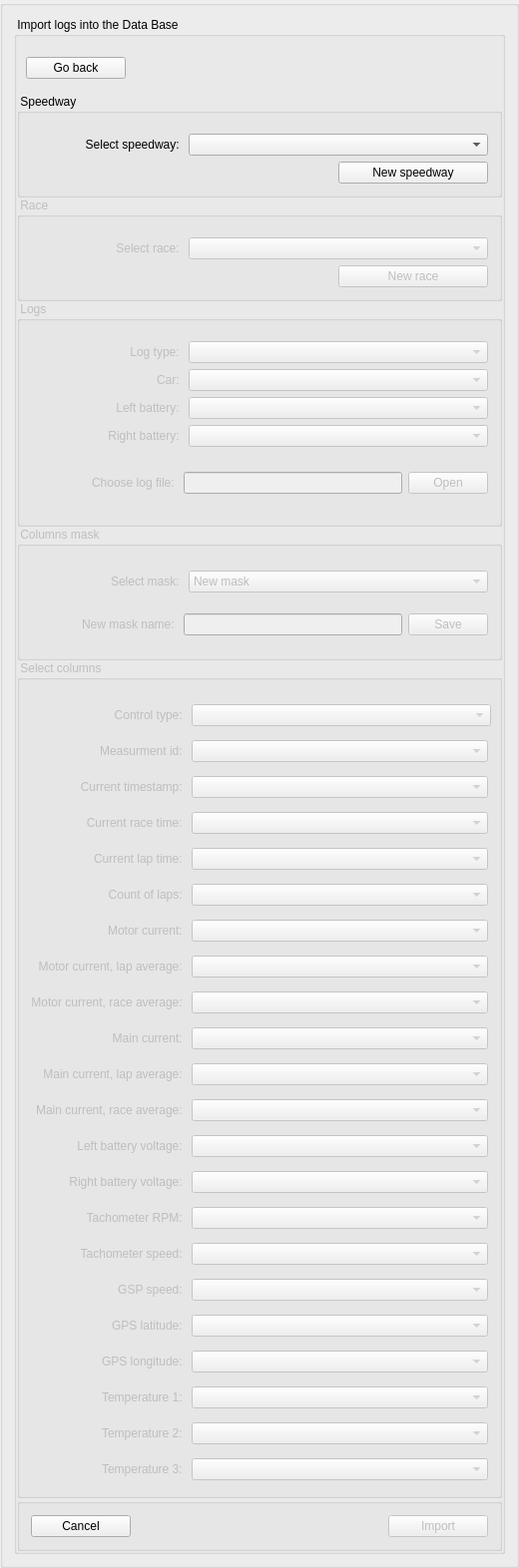
<?xml version="1.0" encoding="UTF-8"?>
<ui version="4.0">
 <class>WgtImport</class>
 <widget class="QWidget" name="WgtImport">
  <property name="geometry">
   <rect>
    <x>0</x>
    <y>0</y>
    <width>512</width>
    <height>1502</height>
   </rect>
  </property>
  <property name="sizePolicy">
   <sizepolicy hsizetype="Maximum" vsizetype="Maximum">
    <horstretch>0</horstretch>
    <verstretch>0</verstretch>
   </sizepolicy>
  </property>
  <property name="windowTitle">
   <string>WgtImport</string>
  </property>
  <layout class="QVBoxLayout" name="verticalLayout_9">
   <property name="spacing">
    <number>0</number>
   </property>
   <property name="leftMargin">
    <number>0</number>
   </property>
   <property name="topMargin">
    <number>0</number>
   </property>
   <property name="rightMargin">
    <number>0</number>
   </property>
   <property name="bottomMargin">
    <number>0</number>
   </property>
   <item>
    <widget class="QGroupBox" name="groupBox">
     <property name="sizePolicy">
      <sizepolicy hsizetype="Maximum" vsizetype="Maximum">
       <horstretch>0</horstretch>
       <verstretch>0</verstretch>
      </sizepolicy>
     </property>
     <property name="title">
      <string/>
     </property>
     <layout class="QVBoxLayout" name="verticalLayout_8">
      <item>
       <widget class="QGroupBox" name="groupBox_3">
        <property name="sizePolicy">
         <sizepolicy hsizetype="Maximum" vsizetype="Minimum">
          <horstretch>0</horstretch>
          <verstretch>0</verstretch>
         </sizepolicy>
        </property>
        <property name="minimumSize">
         <size>
          <width>492</width>
          <height>0</height>
         </size>
        </property>
        <property name="title">
         <string> Import logs into the Data Base </string>
        </property>
        <layout class="QVBoxLayout" name="verticalLayout_5">
         <property name="spacing">
          <number>0</number>
         </property>
         <property name="leftMargin">
          <number>0</number>
         </property>
         <property name="topMargin">
          <number>20</number>
         </property>
         <property name="rightMargin">
          <number>0</number>
         </property>
         <property name="bottomMargin">
          <number>0</number>
         </property>
         <item>
          <layout class="QHBoxLayout" name="horizontalLayout_6">
           <property name="spacing">
            <number>0</number>
           </property>
           <item>
            <spacer name="horizontalSpacer">
             <property name="orientation">
              <enum>Qt::Horizontal</enum>
             </property>
             <property name="sizeType">
              <enum>QSizePolicy::Maximum</enum>
             </property>
             <property name="sizeHint" stdset="0">
              <size>
               <width>9</width>
               <height>20</height>
              </size>
             </property>
            </spacer>
           </item>
           <item>
            <widget class="QPushButton" name="go_back_btn">
             <property name="sizePolicy">
              <sizepolicy hsizetype="Maximum" vsizetype="Fixed">
               <horstretch>0</horstretch>
               <verstretch>0</verstretch>
              </sizepolicy>
             </property>
             <property name="minimumSize">
              <size>
               <width>100</width>
               <height>0</height>
              </size>
             </property>
             <property name="text">
              <string>Go back</string>
             </property>
            </widget>
           </item>
           <item>
            <spacer name="horizontalSpacer_2">
             <property name="orientation">
              <enum>Qt::Horizontal</enum>
             </property>
             <property name="sizeHint" stdset="0">
              <size>
               <width>40</width>
               <height>20</height>
              </size>
             </property>
            </spacer>
           </item>
          </layout>
         </item>
         <item>
          <spacer name="verticalSpacer_2">
           <property name="orientation">
            <enum>Qt::Vertical</enum>
           </property>
           <property name="sizeType">
            <enum>QSizePolicy::Maximum</enum>
           </property>
           <property name="sizeHint" stdset="0">
            <size>
             <width>20</width>
             <height>15</height>
            </size>
           </property>
          </spacer>
         </item>
         <item>
          <widget class="QGroupBox" name="sp_box">
           <property name="sizePolicy">
            <sizepolicy hsizetype="Expanding" vsizetype="Maximum">
             <horstretch>0</horstretch>
             <verstretch>0</verstretch>
            </sizepolicy>
           </property>
           <property name="minimumSize">
            <size>
             <width>0</width>
             <height>0</height>
            </size>
           </property>
           <property name="maximumSize">
            <size>
             <width>16777215</width>
             <height>16777215</height>
            </size>
           </property>
           <property name="title">
            <string> Speedway </string>
           </property>
           <layout class="QVBoxLayout" name="verticalLayout">
            <property name="topMargin">
             <number>20</number>
            </property>
            <item>
             <layout class="QVBoxLayout" name="sp_lay">
              <item>
               <layout class="QHBoxLayout" name="horizontalLayout">
                <item>
                 <widget class="QLabel" name="label">
                  <property name="text">
                   <string>Select speedway: </string>
                  </property>
                  <property name="alignment">
                   <set>Qt::AlignRight|Qt::AlignTrailing|Qt::AlignVCenter</set>
                  </property>
                 </widget>
                </item>
                <item>
                 <widget class="QComboBox" name="sp_list">
                  <property name="sizePolicy">
                   <sizepolicy hsizetype="Maximum" vsizetype="Fixed">
                    <horstretch>0</horstretch>
                    <verstretch>0</verstretch>
                   </sizepolicy>
                  </property>
                  <property name="minimumSize">
                   <size>
                    <width>300</width>
                    <height>0</height>
                   </size>
                  </property>
                 </widget>
                </item>
               </layout>
              </item>
              <item alignment="Qt::AlignRight">
               <widget class="QPushButton" name="sp_btn">
                <property name="sizePolicy">
                 <sizepolicy hsizetype="Maximum" vsizetype="Fixed">
                  <horstretch>0</horstretch>
                  <verstretch>0</verstretch>
                 </sizepolicy>
                </property>
                <property name="minimumSize">
                 <size>
                  <width>150</width>
                  <height>0</height>
                 </size>
                </property>
                <property name="maximumSize">
                 <size>
                  <width>150</width>
                  <height>16777215</height>
                 </size>
                </property>
                <property name="layoutDirection">
                 <enum>Qt::LeftToRight</enum>
                </property>
                <property name="text">
                 <string>New speedway</string>
                </property>
               </widget>
              </item>
             </layout>
            </item>
           </layout>
          </widget>
         </item>
         <item>
          <widget class="QGroupBox" name="race_box">
           <property name="enabled">
            <bool>false</bool>
           </property>
           <property name="sizePolicy">
            <sizepolicy hsizetype="Expanding" vsizetype="Maximum">
             <horstretch>0</horstretch>
             <verstretch>0</verstretch>
            </sizepolicy>
           </property>
           <property name="minimumSize">
            <size>
             <width>460</width>
             <height>0</height>
            </size>
           </property>
           <property name="title">
            <string> Race </string>
           </property>
           <layout class="QVBoxLayout" name="verticalLayout_3">
            <property name="topMargin">
             <number>20</number>
            </property>
            <item>
             <layout class="QVBoxLayout" name="race_lay">
              <item>
               <layout class="QHBoxLayout" name="horizontalLayout_2">
                <item>
                 <widget class="QLabel" name="label_2">
                  <property name="text">
                   <string>Select race: </string>
                  </property>
                  <property name="alignment">
                   <set>Qt::AlignRight|Qt::AlignTrailing|Qt::AlignVCenter</set>
                  </property>
                 </widget>
                </item>
                <item>
                 <widget class="QComboBox" name="race_list">
                  <property name="sizePolicy">
                   <sizepolicy hsizetype="Maximum" vsizetype="Fixed">
                    <horstretch>0</horstretch>
                    <verstretch>0</verstretch>
                   </sizepolicy>
                  </property>
                  <property name="minimumSize">
                   <size>
                    <width>300</width>
                    <height>0</height>
                   </size>
                  </property>
                 </widget>
                </item>
               </layout>
              </item>
              <item alignment="Qt::AlignRight">
               <widget class="QPushButton" name="race_btn">
                <property name="sizePolicy">
                 <sizepolicy hsizetype="Maximum" vsizetype="Fixed">
                  <horstretch>0</horstretch>
                  <verstretch>0</verstretch>
                 </sizepolicy>
                </property>
                <property name="minimumSize">
                 <size>
                  <width>150</width>
                  <height>0</height>
                 </size>
                </property>
                <property name="text">
                 <string>New race</string>
                </property>
               </widget>
              </item>
             </layout>
            </item>
           </layout>
          </widget>
         </item>
         <item>
          <widget class="QGroupBox" name="lg_box">
           <property name="enabled">
            <bool>false</bool>
           </property>
           <property name="sizePolicy">
            <sizepolicy hsizetype="Expanding" vsizetype="Maximum">
             <horstretch>0</horstretch>
             <verstretch>0</verstretch>
            </sizepolicy>
           </property>
           <property name="title">
            <string> Logs </string>
           </property>
           <layout class="QVBoxLayout" name="verticalLayout_6">
            <property name="topMargin">
             <number>20</number>
            </property>
            <item>
             <layout class="QGridLayout" name="gridLayout">
              <item row="3" column="0">
               <widget class="QLabel" name="label_5">
                <property name="text">
                 <string>Right battery: </string>
                </property>
                <property name="alignment">
                 <set>Qt::AlignRight|Qt::AlignTrailing|Qt::AlignVCenter</set>
                </property>
               </widget>
              </item>
              <item row="5" column="0" colspan="2">
               <layout class="QHBoxLayout" name="horizontalLayout_3">
                <item>
                 <widget class="QLabel" name="label_6">
                  <property name="sizePolicy">
                   <sizepolicy hsizetype="Expanding" vsizetype="Minimum">
                    <horstretch>0</horstretch>
                    <verstretch>0</verstretch>
                   </sizepolicy>
                  </property>
                  <property name="minimumSize">
                   <size>
                    <width>120</width>
                    <height>60</height>
                   </size>
                  </property>
                  <property name="text">
                   <string>Choose log file: </string>
                  </property>
                  <property name="alignment">
                   <set>Qt::AlignRight|Qt::AlignTrailing|Qt::AlignVCenter</set>
                  </property>
                 </widget>
                </item>
                <item>
                 <widget class="QLineEdit" name="lg_fp_ln">
                  <property name="sizePolicy">
                   <sizepolicy hsizetype="Maximum" vsizetype="Fixed">
                    <horstretch>0</horstretch>
                    <verstretch>0</verstretch>
                   </sizepolicy>
                  </property>
                  <property name="minimumSize">
                   <size>
                    <width>219</width>
                    <height>0</height>
                   </size>
                  </property>
                 </widget>
                </item>
                <item>
                 <widget class="QPushButton" name="lg_fp_btn">
                  <property name="sizePolicy">
                   <sizepolicy hsizetype="Maximum" vsizetype="Fixed">
                    <horstretch>0</horstretch>
                    <verstretch>0</verstretch>
                   </sizepolicy>
                  </property>
                  <property name="minimumSize">
                   <size>
                    <width>70</width>
                    <height>0</height>
                   </size>
                  </property>
                  <property name="text">
                   <string>Open</string>
                  </property>
                 </widget>
                </item>
               </layout>
              </item>
              <item row="3" column="1">
               <widget class="QComboBox" name="lg_batt_r_list"/>
              </item>
              <item row="2" column="0">
               <widget class="QLabel" name="label_4">
                <property name="text">
                 <string>Left battery: </string>
                </property>
                <property name="alignment">
                 <set>Qt::AlignRight|Qt::AlignTrailing|Qt::AlignVCenter</set>
                </property>
               </widget>
              </item>
              <item row="0" column="1">
               <widget class="QComboBox" name="lg_types_list">
                <property name="sizePolicy">
                 <sizepolicy hsizetype="Maximum" vsizetype="Fixed">
                  <horstretch>0</horstretch>
                  <verstretch>0</verstretch>
                 </sizepolicy>
                </property>
                <property name="minimumSize">
                 <size>
                  <width>300</width>
                  <height>0</height>
                 </size>
                </property>
               </widget>
              </item>
              <item row="0" column="0">
               <widget class="QLabel" name="label_3">
                <property name="text">
                 <string>Log type: </string>
                </property>
                <property name="alignment">
                 <set>Qt::AlignRight|Qt::AlignTrailing|Qt::AlignVCenter</set>
                </property>
               </widget>
              </item>
              <item row="2" column="1">
               <widget class="QComboBox" name="lg_batt_l_list"/>
              </item>
              <item row="1" column="1">
               <widget class="QComboBox" name="lg_car_list"/>
              </item>
              <item row="1" column="0">
               <widget class="QLabel" name="label_7">
                <property name="text">
                 <string>Car: </string>
                </property>
                <property name="alignment">
                 <set>Qt::AlignRight|Qt::AlignTrailing|Qt::AlignVCenter</set>
                </property>
               </widget>
              </item>
             </layout>
            </item>
           </layout>
          </widget>
         </item>
         <item>
          <widget class="QGroupBox" name="col_mask_box">
           <property name="enabled">
            <bool>false</bool>
           </property>
           <property name="title">
            <string> Columns mask </string>
           </property>
           <layout class="QVBoxLayout" name="verticalLayout_7">
            <property name="topMargin">
             <number>20</number>
            </property>
            <item>
             <layout class="QGridLayout" name="gridLayout_4">
              <item row="0" column="0">
               <widget class="QLabel" name="label_30">
                <property name="sizePolicy">
                 <sizepolicy hsizetype="Preferred" vsizetype="Maximum">
                  <horstretch>0</horstretch>
                  <verstretch>0</verstretch>
                 </sizepolicy>
                </property>
                <property name="minimumSize">
                 <size>
                  <width>0</width>
                  <height>30</height>
                 </size>
                </property>
                <property name="text">
                 <string>Select mask: </string>
                </property>
                <property name="alignment">
                 <set>Qt::AlignRight|Qt::AlignTrailing|Qt::AlignVCenter</set>
                </property>
               </widget>
              </item>
              <item row="0" column="1">
               <widget class="QComboBox" name="col_mask_list">
                <property name="sizePolicy">
                 <sizepolicy hsizetype="Maximum" vsizetype="Fixed">
                  <horstretch>0</horstretch>
                  <verstretch>0</verstretch>
                 </sizepolicy>
                </property>
                <property name="minimumSize">
                 <size>
                  <width>300</width>
                  <height>0</height>
                 </size>
                </property>
                <item>
                 <property name="text">
                  <string>New mask</string>
                 </property>
                </item>
               </widget>
              </item>
              <item row="1" column="0" colspan="2">
               <widget class="QWidget" name="col_save_box" native="true">
                <property name="enabled">
                 <bool>false</bool>
                </property>
                <layout class="QHBoxLayout" name="horizontalLayout_4">
                 <property name="rightMargin">
                  <number>0</number>
                 </property>
                 <item>
                  <widget class="QLabel" name="label_31">
                   <property name="text">
                    <string>New mask name: </string>
                   </property>
                   <property name="alignment">
                    <set>Qt::AlignRight|Qt::AlignTrailing|Qt::AlignVCenter</set>
                   </property>
                  </widget>
                 </item>
                 <item>
                  <widget class="QLineEdit" name="col_new_msk_ln">
                   <property name="sizePolicy">
                    <sizepolicy hsizetype="Maximum" vsizetype="Fixed">
                     <horstretch>0</horstretch>
                     <verstretch>0</verstretch>
                    </sizepolicy>
                   </property>
                   <property name="minimumSize">
                    <size>
                     <width>219</width>
                     <height>0</height>
                    </size>
                   </property>
                  </widget>
                 </item>
                 <item>
                  <widget class="QPushButton" name="col_new_msk_btn">
                   <property name="sizePolicy">
                    <sizepolicy hsizetype="Maximum" vsizetype="Fixed">
                     <horstretch>0</horstretch>
                     <verstretch>0</verstretch>
                    </sizepolicy>
                   </property>
                   <property name="minimumSize">
                    <size>
                     <width>70</width>
                     <height>0</height>
                    </size>
                   </property>
                   <property name="text">
                    <string>Save</string>
                   </property>
                  </widget>
                 </item>
                </layout>
               </widget>
              </item>
             </layout>
            </item>
           </layout>
          </widget>
         </item>
         <item>
          <widget class="QGroupBox" name="col_box">
           <property name="enabled">
            <bool>false</bool>
           </property>
           <property name="sizePolicy">
            <sizepolicy hsizetype="Preferred" vsizetype="Maximum">
             <horstretch>0</horstretch>
             <verstretch>0</verstretch>
            </sizepolicy>
           </property>
           <property name="title">
            <string> Select columns </string>
           </property>
           <layout class="QVBoxLayout" name="verticalLayout_2">
            <property name="topMargin">
             <number>20</number>
            </property>
            <item>
             <layout class="QGridLayout" name="gridLayout_2">
              <item row="2" column="0">
               <widget class="QLabel" name="label_10">
                <property name="sizePolicy">
                 <sizepolicy hsizetype="Preferred" vsizetype="Maximum">
                  <horstretch>0</horstretch>
                  <verstretch>0</verstretch>
                 </sizepolicy>
                </property>
                <property name="minimumSize">
                 <size>
                  <width>0</width>
                  <height>30</height>
                 </size>
                </property>
                <property name="text">
                 <string>Current timestamp: </string>
                </property>
                <property name="alignment">
                 <set>Qt::AlignRight|Qt::AlignTrailing|Qt::AlignVCenter</set>
                </property>
               </widget>
              </item>
              <item row="8" column="1">
               <widget class="QComboBox" name="motor_curr_race_avg"/>
              </item>
              <item row="7" column="1">
               <widget class="QComboBox" name="motor_curr_lap_avg"/>
              </item>
              <item row="20" column="1">
               <widget class="QComboBox" name="temp_2"/>
              </item>
              <item row="10" column="0">
               <widget class="QLabel" name="label_18">
                <property name="sizePolicy">
                 <sizepolicy hsizetype="Preferred" vsizetype="Maximum">
                  <horstretch>0</horstretch>
                  <verstretch>0</verstretch>
                 </sizepolicy>
                </property>
                <property name="minimumSize">
                 <size>
                  <width>0</width>
                  <height>30</height>
                 </size>
                </property>
                <property name="text">
                 <string>Main current, lap average: </string>
                </property>
                <property name="alignment">
                 <set>Qt::AlignRight|Qt::AlignTrailing|Qt::AlignVCenter</set>
                </property>
               </widget>
              </item>
              <item row="19" column="1">
               <widget class="QComboBox" name="temp_1"/>
              </item>
              <item row="1" column="0">
               <widget class="QLabel" name="label_9">
                <property name="sizePolicy">
                 <sizepolicy hsizetype="Preferred" vsizetype="Maximum">
                  <horstretch>0</horstretch>
                  <verstretch>0</verstretch>
                 </sizepolicy>
                </property>
                <property name="minimumSize">
                 <size>
                  <width>0</width>
                  <height>30</height>
                 </size>
                </property>
                <property name="text">
                 <string>Measurment id: </string>
                </property>
                <property name="alignment">
                 <set>Qt::AlignRight|Qt::AlignTrailing|Qt::AlignVCenter</set>
                </property>
               </widget>
              </item>
              <item row="3" column="1">
               <widget class="QComboBox" name="curr_race_time"/>
              </item>
              <item row="9" column="0">
               <widget class="QLabel" name="label_17">
                <property name="sizePolicy">
                 <sizepolicy hsizetype="Preferred" vsizetype="Maximum">
                  <horstretch>0</horstretch>
                  <verstretch>0</verstretch>
                 </sizepolicy>
                </property>
                <property name="minimumSize">
                 <size>
                  <width>0</width>
                  <height>30</height>
                 </size>
                </property>
                <property name="text">
                 <string>Main current: </string>
                </property>
                <property name="alignment">
                 <set>Qt::AlignRight|Qt::AlignTrailing|Qt::AlignVCenter</set>
                </property>
               </widget>
              </item>
              <item row="21" column="1">
               <widget class="QComboBox" name="temp_3"/>
              </item>
              <item row="4" column="1">
               <widget class="QComboBox" name="curr_lap_time"/>
              </item>
              <item row="14" column="1">
               <widget class="QComboBox" name="tachometer_rpm"/>
              </item>
              <item row="17" column="0">
               <widget class="QLabel" name="label_25">
                <property name="sizePolicy">
                 <sizepolicy hsizetype="Preferred" vsizetype="Maximum">
                  <horstretch>0</horstretch>
                  <verstretch>0</verstretch>
                 </sizepolicy>
                </property>
                <property name="minimumSize">
                 <size>
                  <width>0</width>
                  <height>30</height>
                 </size>
                </property>
                <property name="text">
                 <string>GPS latitude: </string>
                </property>
                <property name="alignment">
                 <set>Qt::AlignRight|Qt::AlignTrailing|Qt::AlignVCenter</set>
                </property>
               </widget>
              </item>
              <item row="18" column="1">
               <widget class="QComboBox" name="gps_longitude"/>
              </item>
              <item row="20" column="0">
               <widget class="QLabel" name="label_28">
                <property name="sizePolicy">
                 <sizepolicy hsizetype="Preferred" vsizetype="Maximum">
                  <horstretch>0</horstretch>
                  <verstretch>0</verstretch>
                 </sizepolicy>
                </property>
                <property name="minimumSize">
                 <size>
                  <width>0</width>
                  <height>30</height>
                 </size>
                </property>
                <property name="text">
                 <string>Temperature 2: </string>
                </property>
                <property name="alignment">
                 <set>Qt::AlignRight|Qt::AlignTrailing|Qt::AlignVCenter</set>
                </property>
               </widget>
              </item>
              <item row="10" column="1">
               <widget class="QComboBox" name="main_curr_lap_avg"/>
              </item>
              <item row="11" column="0">
               <widget class="QLabel" name="label_19">
                <property name="sizePolicy">
                 <sizepolicy hsizetype="Preferred" vsizetype="Maximum">
                  <horstretch>0</horstretch>
                  <verstretch>0</verstretch>
                 </sizepolicy>
                </property>
                <property name="minimumSize">
                 <size>
                  <width>0</width>
                  <height>30</height>
                 </size>
                </property>
                <property name="text">
                 <string>Main current, race average: </string>
                </property>
                <property name="alignment">
                 <set>Qt::AlignRight|Qt::AlignTrailing|Qt::AlignVCenter</set>
                </property>
               </widget>
              </item>
              <item row="4" column="0">
               <widget class="QLabel" name="label_12">
                <property name="sizePolicy">
                 <sizepolicy hsizetype="Preferred" vsizetype="Maximum">
                  <horstretch>0</horstretch>
                  <verstretch>0</verstretch>
                 </sizepolicy>
                </property>
                <property name="minimumSize">
                 <size>
                  <width>0</width>
                  <height>30</height>
                 </size>
                </property>
                <property name="text">
                 <string>Current lap time: </string>
                </property>
                <property name="alignment">
                 <set>Qt::AlignRight|Qt::AlignTrailing|Qt::AlignVCenter</set>
                </property>
               </widget>
              </item>
              <item row="21" column="0">
               <widget class="QLabel" name="label_29">
                <property name="sizePolicy">
                 <sizepolicy hsizetype="Preferred" vsizetype="Maximum">
                  <horstretch>0</horstretch>
                  <verstretch>0</verstretch>
                 </sizepolicy>
                </property>
                <property name="minimumSize">
                 <size>
                  <width>0</width>
                  <height>30</height>
                 </size>
                </property>
                <property name="text">
                 <string>Temperature 3: </string>
                </property>
                <property name="alignment">
                 <set>Qt::AlignRight|Qt::AlignTrailing|Qt::AlignVCenter</set>
                </property>
               </widget>
              </item>
              <item row="12" column="1">
               <widget class="QComboBox" name="batt_left_volt"/>
              </item>
              <item row="6" column="1">
               <widget class="QComboBox" name="motor_curr"/>
              </item>
              <item row="13" column="0">
               <widget class="QLabel" name="label_21">
                <property name="sizePolicy">
                 <sizepolicy hsizetype="Preferred" vsizetype="Maximum">
                  <horstretch>0</horstretch>
                  <verstretch>0</verstretch>
                 </sizepolicy>
                </property>
                <property name="minimumSize">
                 <size>
                  <width>0</width>
                  <height>30</height>
                 </size>
                </property>
                <property name="text">
                 <string>Right battery voltage: </string>
                </property>
                <property name="alignment">
                 <set>Qt::AlignRight|Qt::AlignTrailing|Qt::AlignVCenter</set>
                </property>
               </widget>
              </item>
              <item row="19" column="0">
               <widget class="QLabel" name="label_27">
                <property name="sizePolicy">
                 <sizepolicy hsizetype="Preferred" vsizetype="Maximum">
                  <horstretch>0</horstretch>
                  <verstretch>0</verstretch>
                 </sizepolicy>
                </property>
                <property name="minimumSize">
                 <size>
                  <width>0</width>
                  <height>30</height>
                 </size>
                </property>
                <property name="text">
                 <string>Temperature 1: </string>
                </property>
                <property name="alignment">
                 <set>Qt::AlignRight|Qt::AlignTrailing|Qt::AlignVCenter</set>
                </property>
               </widget>
              </item>
              <item row="0" column="0">
               <widget class="QLabel" name="label_8">
                <property name="sizePolicy">
                 <sizepolicy hsizetype="Preferred" vsizetype="Maximum">
                  <horstretch>0</horstretch>
                  <verstretch>0</verstretch>
                 </sizepolicy>
                </property>
                <property name="minimumSize">
                 <size>
                  <width>0</width>
                  <height>30</height>
                 </size>
                </property>
                <property name="text">
                 <string>Control type: </string>
                </property>
                <property name="alignment">
                 <set>Qt::AlignRight|Qt::AlignTrailing|Qt::AlignVCenter</set>
                </property>
               </widget>
              </item>
              <item row="5" column="1">
               <widget class="QComboBox" name="laps_num"/>
              </item>
              <item row="9" column="1">
               <widget class="QComboBox" name="main_curr"/>
              </item>
              <item row="13" column="1">
               <widget class="QComboBox" name="batt_right_volt"/>
              </item>
              <item row="0" column="1">
               <widget class="QComboBox" name="id_control_type">
                <property name="sizePolicy">
                 <sizepolicy hsizetype="Preferred" vsizetype="Maximum">
                  <horstretch>0</horstretch>
                  <verstretch>0</verstretch>
                 </sizepolicy>
                </property>
                <property name="minimumSize">
                 <size>
                  <width>300</width>
                  <height>0</height>
                 </size>
                </property>
               </widget>
              </item>
              <item row="15" column="1">
               <widget class="QComboBox" name="tachometer_speed"/>
              </item>
              <item row="8" column="0">
               <widget class="QLabel" name="label_16">
                <property name="sizePolicy">
                 <sizepolicy hsizetype="Preferred" vsizetype="Maximum">
                  <horstretch>0</horstretch>
                  <verstretch>0</verstretch>
                 </sizepolicy>
                </property>
                <property name="minimumSize">
                 <size>
                  <width>0</width>
                  <height>30</height>
                 </size>
                </property>
                <property name="text">
                 <string>Motor current, race average: </string>
                </property>
                <property name="alignment">
                 <set>Qt::AlignRight|Qt::AlignTrailing|Qt::AlignVCenter</set>
                </property>
               </widget>
              </item>
              <item row="5" column="0">
               <widget class="QLabel" name="label_13">
                <property name="sizePolicy">
                 <sizepolicy hsizetype="Preferred" vsizetype="Maximum">
                  <horstretch>0</horstretch>
                  <verstretch>0</verstretch>
                 </sizepolicy>
                </property>
                <property name="minimumSize">
                 <size>
                  <width>0</width>
                  <height>30</height>
                 </size>
                </property>
                <property name="text">
                 <string>Count of laps: </string>
                </property>
                <property name="alignment">
                 <set>Qt::AlignRight|Qt::AlignTrailing|Qt::AlignVCenter</set>
                </property>
               </widget>
              </item>
              <item row="2" column="1">
               <widget class="QComboBox" name="curr_timestamp"/>
              </item>
              <item row="7" column="0">
               <widget class="QLabel" name="label_15">
                <property name="sizePolicy">
                 <sizepolicy hsizetype="Preferred" vsizetype="Maximum">
                  <horstretch>0</horstretch>
                  <verstretch>0</verstretch>
                 </sizepolicy>
                </property>
                <property name="minimumSize">
                 <size>
                  <width>0</width>
                  <height>30</height>
                 </size>
                </property>
                <property name="text">
                 <string>Motor current, lap average: </string>
                </property>
                <property name="alignment">
                 <set>Qt::AlignRight|Qt::AlignTrailing|Qt::AlignVCenter</set>
                </property>
               </widget>
              </item>
              <item row="18" column="0">
               <widget class="QLabel" name="label_26">
                <property name="sizePolicy">
                 <sizepolicy hsizetype="Preferred" vsizetype="Maximum">
                  <horstretch>0</horstretch>
                  <verstretch>0</verstretch>
                 </sizepolicy>
                </property>
                <property name="minimumSize">
                 <size>
                  <width>0</width>
                  <height>30</height>
                 </size>
                </property>
                <property name="text">
                 <string>GPS longitude: </string>
                </property>
                <property name="alignment">
                 <set>Qt::AlignRight|Qt::AlignTrailing|Qt::AlignVCenter</set>
                </property>
               </widget>
              </item>
              <item row="14" column="0">
               <widget class="QLabel" name="label_22">
                <property name="sizePolicy">
                 <sizepolicy hsizetype="Preferred" vsizetype="Maximum">
                  <horstretch>0</horstretch>
                  <verstretch>0</verstretch>
                 </sizepolicy>
                </property>
                <property name="minimumSize">
                 <size>
                  <width>0</width>
                  <height>30</height>
                 </size>
                </property>
                <property name="text">
                 <string>Tachometer RPM: </string>
                </property>
                <property name="alignment">
                 <set>Qt::AlignRight|Qt::AlignTrailing|Qt::AlignVCenter</set>
                </property>
               </widget>
              </item>
              <item row="6" column="0">
               <widget class="QLabel" name="label_14">
                <property name="sizePolicy">
                 <sizepolicy hsizetype="Preferred" vsizetype="Maximum">
                  <horstretch>0</horstretch>
                  <verstretch>0</verstretch>
                 </sizepolicy>
                </property>
                <property name="minimumSize">
                 <size>
                  <width>0</width>
                  <height>30</height>
                 </size>
                </property>
                <property name="text">
                 <string>Motor current: </string>
                </property>
                <property name="alignment">
                 <set>Qt::AlignRight|Qt::AlignTrailing|Qt::AlignVCenter</set>
                </property>
               </widget>
              </item>
              <item row="3" column="0">
               <widget class="QLabel" name="label_11">
                <property name="sizePolicy">
                 <sizepolicy hsizetype="Preferred" vsizetype="Maximum">
                  <horstretch>0</horstretch>
                  <verstretch>0</verstretch>
                 </sizepolicy>
                </property>
                <property name="minimumSize">
                 <size>
                  <width>0</width>
                  <height>30</height>
                 </size>
                </property>
                <property name="text">
                 <string>Current race time: </string>
                </property>
                <property name="alignment">
                 <set>Qt::AlignRight|Qt::AlignTrailing|Qt::AlignVCenter</set>
                </property>
               </widget>
              </item>
              <item row="17" column="1">
               <widget class="QComboBox" name="gps_latitude"/>
              </item>
              <item row="11" column="1">
               <widget class="QComboBox" name="main_curr_race_avg"/>
              </item>
              <item row="15" column="0">
               <widget class="QLabel" name="label_23">
                <property name="sizePolicy">
                 <sizepolicy hsizetype="Preferred" vsizetype="Maximum">
                  <horstretch>0</horstretch>
                  <verstretch>0</verstretch>
                 </sizepolicy>
                </property>
                <property name="minimumSize">
                 <size>
                  <width>0</width>
                  <height>30</height>
                 </size>
                </property>
                <property name="text">
                 <string>Tachometer speed: </string>
                </property>
                <property name="alignment">
                 <set>Qt::AlignRight|Qt::AlignTrailing|Qt::AlignVCenter</set>
                </property>
               </widget>
              </item>
              <item row="1" column="1">
               <widget class="QComboBox" name="measurment_id"/>
              </item>
              <item row="12" column="0">
               <widget class="QLabel" name="label_20">
                <property name="sizePolicy">
                 <sizepolicy hsizetype="Preferred" vsizetype="Maximum">
                  <horstretch>0</horstretch>
                  <verstretch>0</verstretch>
                 </sizepolicy>
                </property>
                <property name="minimumSize">
                 <size>
                  <width>0</width>
                  <height>30</height>
                 </size>
                </property>
                <property name="text">
                 <string>Left battery voltage: </string>
                </property>
                <property name="alignment">
                 <set>Qt::AlignRight|Qt::AlignTrailing|Qt::AlignVCenter</set>
                </property>
               </widget>
              </item>
              <item row="16" column="0">
               <widget class="QLabel" name="label_24">
                <property name="sizePolicy">
                 <sizepolicy hsizetype="Preferred" vsizetype="Maximum">
                  <horstretch>0</horstretch>
                  <verstretch>0</verstretch>
                 </sizepolicy>
                </property>
                <property name="minimumSize">
                 <size>
                  <width>0</width>
                  <height>30</height>
                 </size>
                </property>
                <property name="text">
                 <string>GSP speed: </string>
                </property>
                <property name="alignment">
                 <set>Qt::AlignRight|Qt::AlignTrailing|Qt::AlignVCenter</set>
                </property>
               </widget>
              </item>
              <item row="16" column="1">
               <widget class="QComboBox" name="gps_speed"/>
              </item>
             </layout>
            </item>
           </layout>
          </widget>
         </item>
         <item>
          <widget class="QGroupBox" name="groupBox_2">
           <property name="title">
            <string/>
           </property>
           <layout class="QVBoxLayout" name="verticalLayout_4">
            <item>
             <layout class="QHBoxLayout" name="horizontalLayout_5">
              <item>
               <widget class="QPushButton" name="cnl_btn">
                <property name="sizePolicy">
                 <sizepolicy hsizetype="Maximum" vsizetype="Fixed">
                  <horstretch>0</horstretch>
                  <verstretch>0</verstretch>
                 </sizepolicy>
                </property>
                <property name="minimumSize">
                 <size>
                  <width>100</width>
                  <height>0</height>
                 </size>
                </property>
                <property name="text">
                 <string>Cancel</string>
                </property>
               </widget>
              </item>
              <item>
               <spacer name="horizontalSpacer_3">
                <property name="orientation">
                 <enum>Qt::Horizontal</enum>
                </property>
                <property name="sizeHint" stdset="0">
                 <size>
                  <width>40</width>
                  <height>20</height>
                 </size>
                </property>
               </spacer>
              </item>
              <item alignment="Qt::AlignRight">
               <widget class="QPushButton" name="import_btn">
                <property name="enabled">
                 <bool>false</bool>
                </property>
                <property name="sizePolicy">
                 <sizepolicy hsizetype="Maximum" vsizetype="Fixed">
                  <horstretch>0</horstretch>
                  <verstretch>0</verstretch>
                 </sizepolicy>
                </property>
                <property name="minimumSize">
                 <size>
                  <width>100</width>
                  <height>0</height>
                 </size>
                </property>
                <property name="text">
                 <string>Import</string>
                </property>
               </widget>
              </item>
             </layout>
            </item>
           </layout>
          </widget>
         </item>
        </layout>
       </widget>
      </item>
     </layout>
    </widget>
   </item>
  </layout>
 </widget>
 <layoutdefault spacing="6" margin="11"/>
 <resources/>
 <connections/>
</ui>
